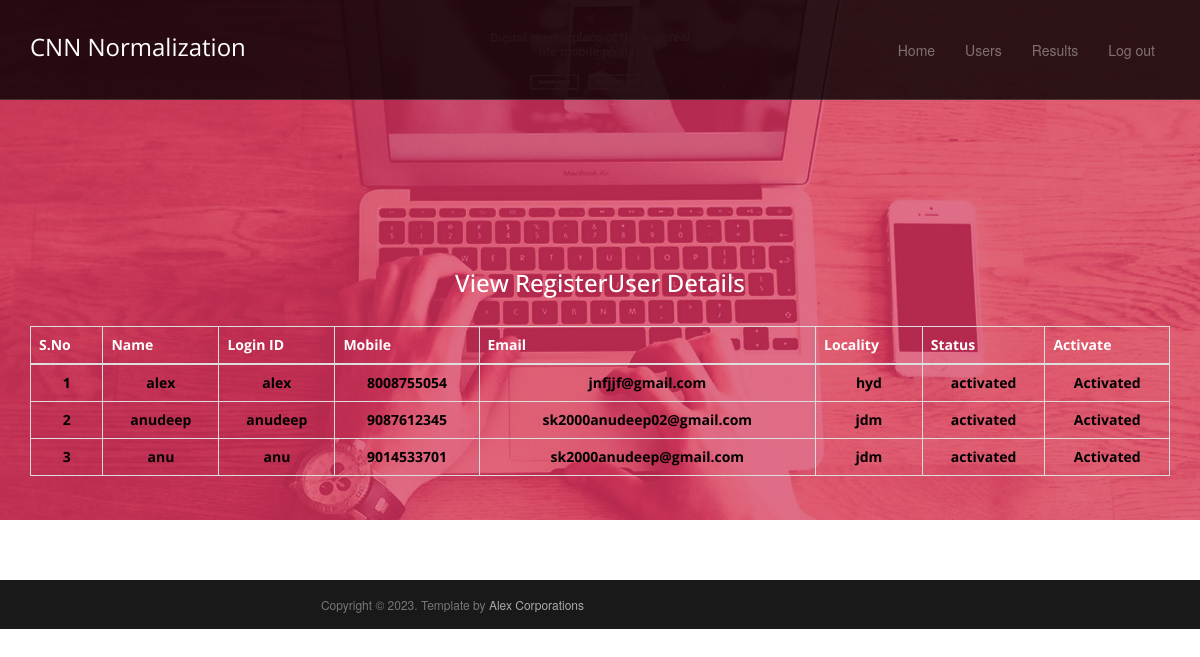
Page /ViewRegisteredUsers/ on the committed database.
### users/models.py (models this page shows, shortened)
class UserRegistrationModel(models.Model):
    name = models.CharField(max_length=100)
    loginid = models.CharField(unique=True, max_length=100)
    password = models.CharField(max_length=100)
    mobile = models.CharField(unique=True, max_length=100)
    email = models.CharField(unique=True, max_length=100)
    locality = models.CharField(max_length=100)
    address = models.CharField(max_length=1000)
    city = models.CharField(max_length=100)
    state = models.CharField(max_length=100)
    status = models.CharField(max_length=100)
    class Meta:
        db_table = 'UserRegistrations'

### admins/views.py (the view)
# urls.py: path("ViewRegisteredUsers/", admins.ViewRegisteredUsers, name="ViewRegisteredUsers"),
def ViewRegisteredUsers(request):
    data = UserRegistrationModel.objects.all()
    return render(request, 'admins/RegisteredUsers.html', {'data': data})

### assets/templates/admins/RegisteredUsers.html (shortened to what this page needs)
{%extends 'admins/admin_base.html'%}
{%block contents%}
<header id="head">
<section id="intro">
    <div class="container intro-text">
        <p>
        <h3 align="center" style="color:white;">View RegisterUser Details</h3></p><br>
        <table class="table table-bordered bg-light text-dark">
            <thead>
            <tr style="color:WHITE;font-weight:bold;">
                <th>S.No</th>
                <th>Name</th>
                <th>Login ID</th>
                <th>Mobile</th>
                <th>Email</th>
                <th>Locality</th>
                <th>Status</th>
                <th>Activate</th>
            </tr>
            </thead>
            <tbody>
            {% for i in data %}
            <tr style="color:BLACK;font-weight:bold;">
                <td>{{forloop.counter}}</td>
                <td>{{i.name}}</td>
                <td>{{i.loginid}}</td>
                <td>{{i.mobile}}</td>
                <td>{{i.email}}</td>
                <td>{{i.locality}}</td>
                <td>{{i.status}}</td>
                {% if i.status == 'waiting' %}
                <td><a class="btn-link" href="/AdminActivaUsers/?uid={{ i.id }}"
                       style="color:DARKBLUE">Activate</a></td>
                {% else %}
                <td> Activated</td>
                {% endif %}
            </tr>
            {% endfor %}
            </tbody>
        </table>
    </div>
</section>
</header>
{%endblock%}

### assets/templates/admins/admin_base.html (shortened to what this page needs)
{% load static %}
<!DOCTYPE html>
<html lang="en">
<head>
	<link rel="stylesheet" href="{%static 'css/bootstrap.min.css'%}">
	<link rel="stylesheet" href="{%static 'css/font-awesome.min.css'%}">
	<link rel="stylesheet" href="{%static 'css/bootstrap-theme.css'%}" media="screen" >
	<link rel="stylesheet" type="text/css" href="{%static 'css/da-slider.css'%}" />
	<link rel="stylesheet" href="{%static 'css/style.css'%}">
</head>
<body>
	<div class="navbar navbar-inverse navbar-fixed-top headroom" >
		<div class="container">
			<div class="navbar-header">
                <a class="navbar-brand" href="">CNN Normalization</a>
			</div>
			<div class="navbar-collapse collapse">
				<ul class="nav navbar-nav pull-right">
					  <li><a href="{%url 'AdminHome'%}">Home</a></li>
                        <li><a href="{%url 'ViewRegisteredUsers'%}">Users</a></li>
                         <li><a href="{%url 'AdminViewPlots'%}">Results</a></li>
                        <li><a href="{%url 'index'%}">Log out</a></li>
				</ul>
			</div>
		</div>
	</div>
	{%block contents%}
    {%endblock%}
	<footer id="footer" class="top-space">
		<div class="footer2">
			<div class="container">
				<div class="row">
					<div class="col-md-6 panel">
						<div class="panel-body">
							<p class="text-right">
								Copyright &copy; 2023. Template by <a href="#" rel="develop">Alex Corporations</a>
							</p>
						</div>
					</div>
				</div>
			</div>
		</div>
	</footer>
</body>
</html>

### assets/static/css/style.css (style rules this page uses)
h1, h2, h3, h4, h5, h6 { font-family: "Open sans", Helvetica, Arial; }
h1, .h1, h2, .h2, h3, .h3 { margin-top: 30px; }
#head { background: #181015 url( ../images/bg_header.jpg) no-repeat; background-size: cover; min-height: 520px; text-align: center; padding-top: 240px; color: white; font-family: "Open sans", Helvetica, Arial; font-weight: 300; }
.panel { margin-bottom: 0px; background-color: transparent; border: 1px solid transparent; border-radius: 0px; -webkit-box-shadow: none; box-shadow: none; }
.panel-body { padding: 0px; }
.headroom { -webkit-transition: all 0.4s ease-out; -moz-transition: all 0.4s ease-out; -o-transition: all 0.4s ease-out; transition: all 0.4s ease-out; }
.top-space { margin-top: 60px; }
.footer2 { background: #191919; padding: 15px 0; color: #777; font-size: 12px; }
.footer2 a { color: #aaa; }
.footer2 p { margin: 0; }

### rows in the picture
UserRegistrationModel: name "alex", loginid "alex", mobile "8008755054", email "jnfjjf@gmail.com", locality "hyd", status "activated", shows "Activated"
UserRegistrationModel: name "anudeep", loginid "anudeep", mobile "9087612345", email "sk2000anudeep02@gmail.com", locality "jdm", status "activated", shows "Activated"
UserRegistrationModel: name "anu", loginid "anu", mobile "9014533701", email "sk2000anudeep@gmail.com", locality "jdm", status "activated", shows "Activated"
